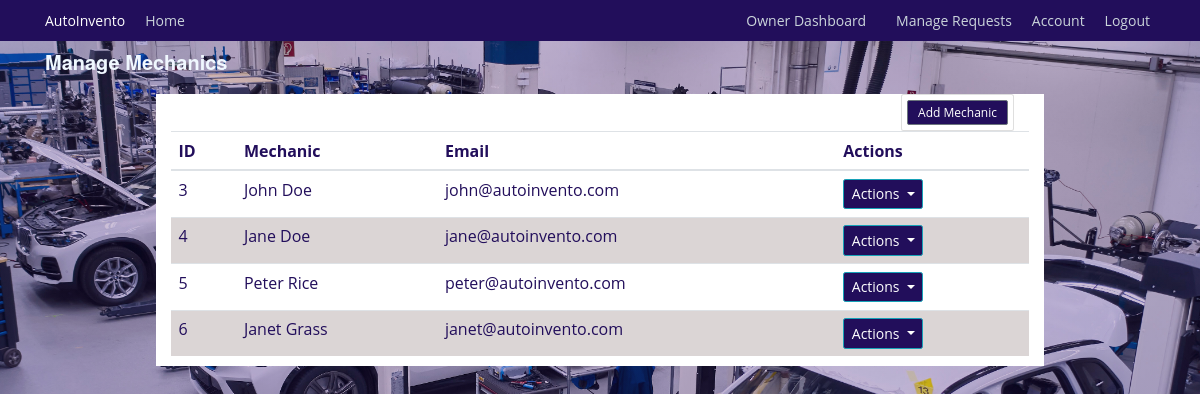
Page /owner/dashboard/mechanics (signed in) on the earlier database version.
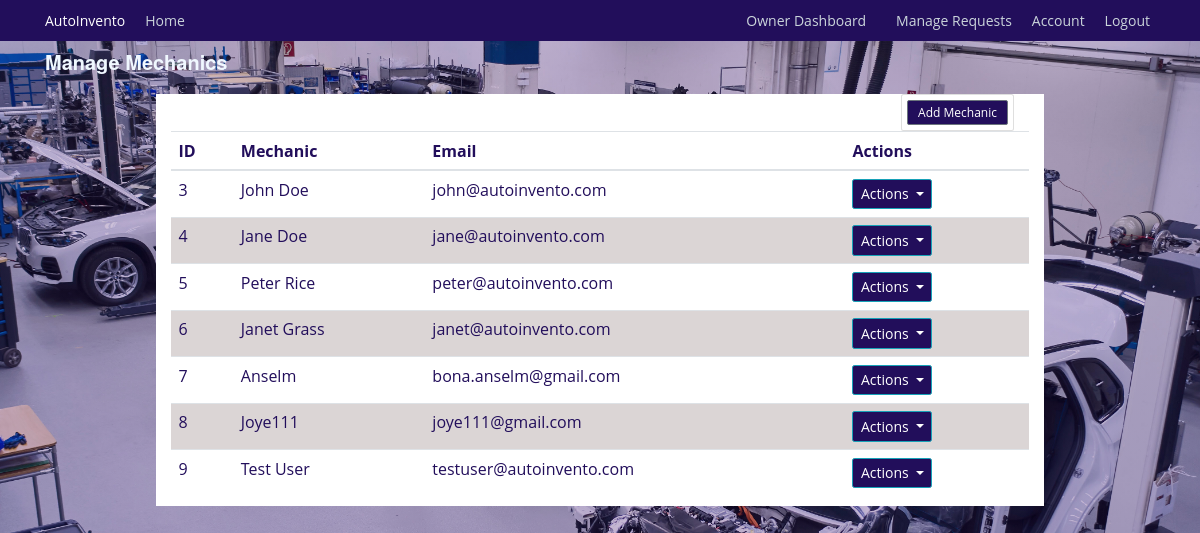
Same page on the later database version.
### autoinvento/models.py (models this page shows, shortened)
class Mechanics(db.Model, UserMixin):
    id = db.Column(db.Integer, primary_key=True)
    username = db.Column(db.String(20), unique=True, nullable=False)
    email = db.Column(db.String(125), unique=True, nullable=False)
    image_file = db.Column(db.String(20), nullable=False, default='default.jpg')
    password = db.Column(db.String(60), nullable=False)
    is_superuser = db.Column(db.Boolean, default=False)
    requests = db.relationship('InventoryRequest', back_populates='requester')
    usage_logs = db.relationship('UsageLog', back_populates='mechanic')
    notifications = db.relationship('Notification', back_populates='owner')

### autoinvento/users/routes.py (the view)
@users.route('/owner/dashboard/mechanics', methods=(['GET']))
@login_required
def mechanics():
    users = Mechanics.query.filter_by(is_superuser = False).all()
    return render_template('mechanics.html', title='Mechanics', users=users)

### autoinvento/models.py (called while the page is built)
@login_manager.user_loader
def load_user(mechanic_id):
    return Mechanics.query.get(int(mechanic_id))

### autoinvento/templates/mechanics.html (shortened to what this page needs)
{% extends 'base.html' %} {% block content %}
<h2 style="color: aliceblue">Manage Mechanics</h2>
<div class="container background">
  <div class="col-md-2 float-right">
    <div class="card p-2">
      <a
        class="btn btn-sm btn-secondary"
        href="{{ url_for('users.create_mechanic') }}"
        >Add Mechanic</a
      >
    </div>
  </div>
  <div class="table-responsive">
    <table class="table">
      <thead>
        <tr>
          <th>ID</th>
          <th>Mechanic</th>
          <th>Email</th>
          <th>Actions</th>
        </tr>
      </thead>
      <tbody>
        {% for user in users %}
        <tr>
          <td>{{ user.id }}</td>
          <td>{{ user.username }}</td>
          <td>{{ user.email }}</td>
          <td>
            <div class="dropdown">
              <button
                class="btn btn-info dropdown-toggle"
                type="button"
                data-bs-toggle="dropdown"
                aria-expanded="false"
              >
                Actions
              </button>
            </div>
          </td>
        </tr>
        {% endfor %}
      </tbody>
    </table>
  </div>
</div>
{% endblock content %}

Differences in the rows shown:
added Mechanics: id "7", username "Anselm", email "bona.anselm@gmail.com"
added Mechanics: id "8", username "Joye111", email "joye111@gmail.com"
added Mechanics: id "9", username "Test User", email "testuser@autoinvento.com"
